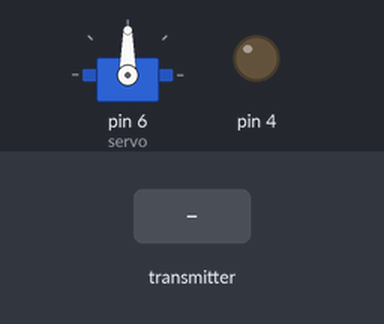
A sketch run on a simulated Arduino Uno, built with avr-gcc and run on an emulated ATmega328P. Shown: servo, output pins drawn as LEDs (lit = HIGH). Inputs (shaded band) come from the test bench. No radio packets arrive unless stated.

Above: at 1.2 s.
1.3 s: the transmitter starts sending joystick.0 = 0
At 2.0 s:
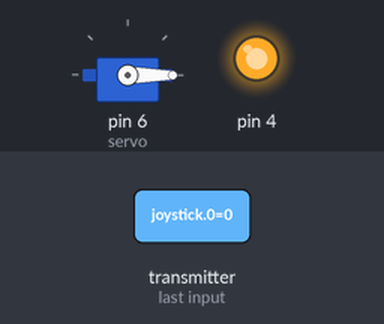
2.8 s: the transmitter starts sending joystick.1 = 256
At 3.9 s:
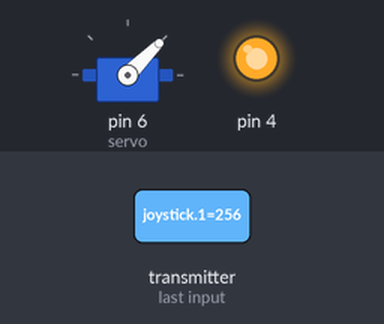
4.3 s: the transmitter starts sending joystick.2 = 256
At 5.4 s:
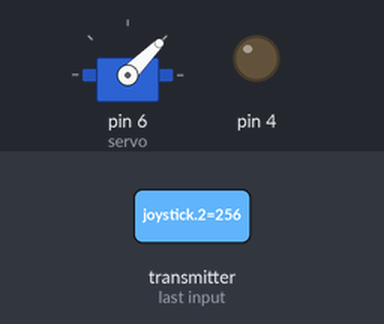
5.8 s: the transmitter starts sending joystick.1 = 1023
At 6.3 s:
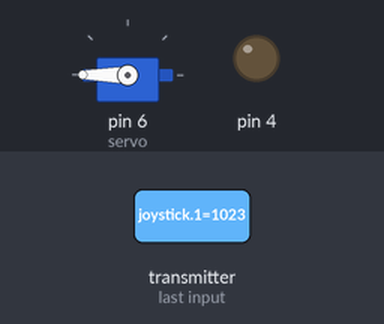
7.3 s: the transmitter starts sending joystick.2 = 0
At 7.7 s:
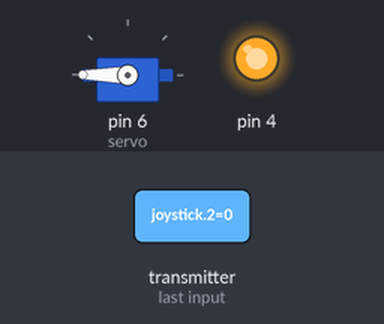
8.8 s: the transmitter starts sending joystick.1 = 512
At 9.7 s:
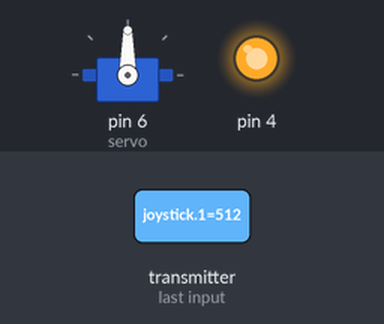
Timing chart, 0 to 11.3 s (numbered marks = the images above; inputs shaded):
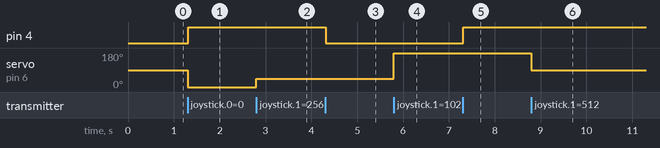

Measured:
- after the input at 1.3 s, pin 4: LOW → HIGH at once; servo on pin 6 (servo): 90° → 0° at once
- after the input at 2.8 s, servo on pin 6 (servo): 0° → 45° at once
- after the input at 4.3 s, pin 4: HIGH → LOW at once
- after the input at 5.8 s, servo on pin 6 (servo): 45° → 180° at once
- after the input at 7.3 s, pin 4: LOW → HIGH at once
- after the input at 8.8 s, servo on pin 6 (servo): 180° → 90° at once

The sketch:

nrf24l01_reciever_alici_.ino
```cpp
#include <SPI.h>
#include <nRF24L01.h>
#include <RF24.h>
#include<Servo.h>

Servo servo; //Servo object


#define CE_PIN   9 //nrf24l01 PINS
#define CSN_PIN 10
#define led 4

const uint64_t pipe = 0xE8E8F0F0E1LL;
RF24 radio(CE_PIN, CSN_PIN);

int joystick[3]; //joystick variable with 3 element array

void setup() {
  pinMode(4, OUTPUT);
  radio.begin();  //nrf24l01 started
  radio.openReadingPipe(1, pipe);
  radio.startListening();;
  servo.attach(6);  //servo started
  Serial.begin(9600);
}

void loop() {


  if ( radio.available() ) //If signal available
  {
    radio.read( joystick, sizeof(joystick) );  //read joystick values

    int  xpos = joystick[1];
    int button = joystick[2];
    int xpos1 = map(xpos, 0, 1023, 0, 180);
    bool done = false;
    while (!done) {  //listen till done become true
      done = radio.read(joystick, 1);
      servo.write (xpos1);
      delay(10);
    }
    if (button == 0) { //led
      digitalWrite(4, HIGH);

    }
    else {
      digitalWrite(4, LOW);

    }


  }
}
```
